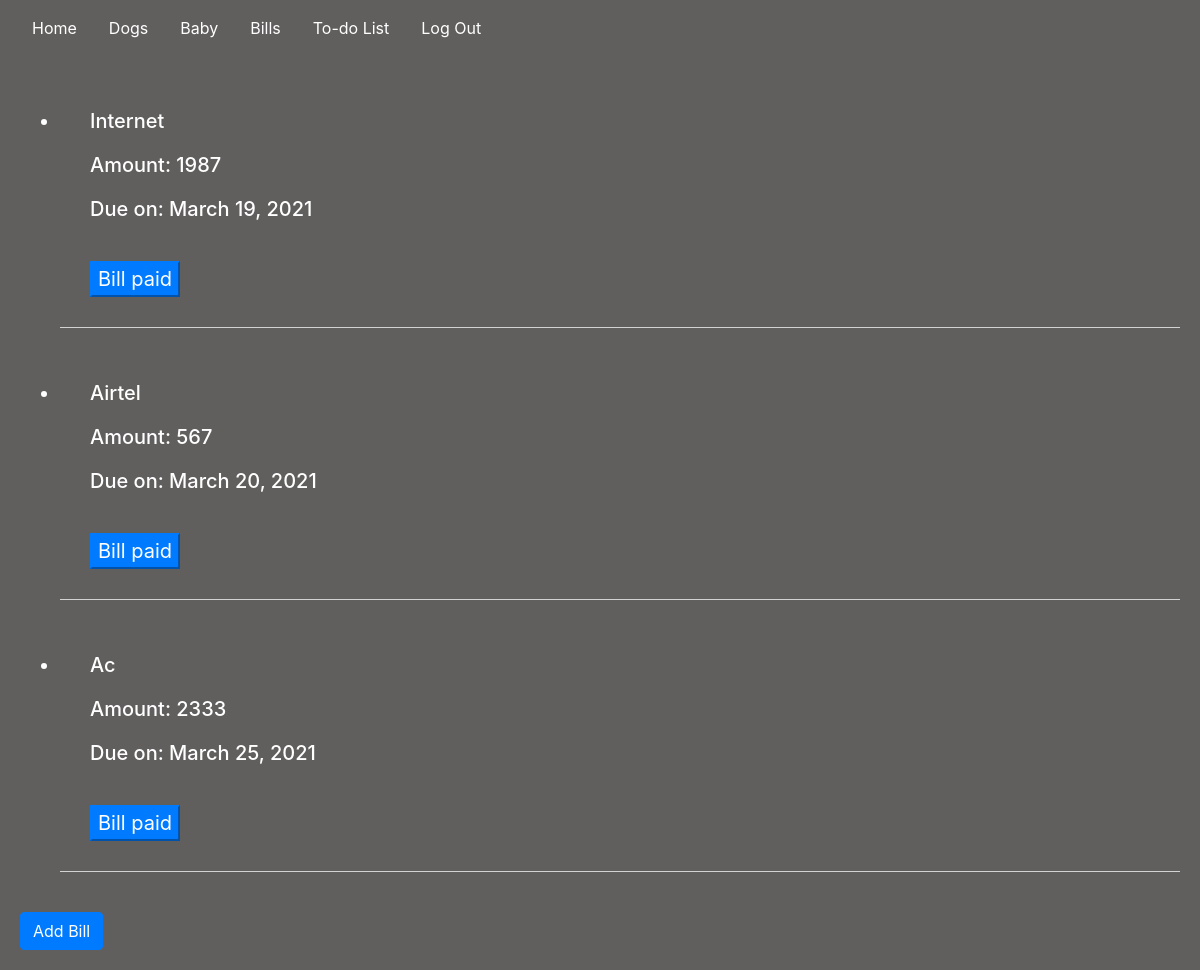
The page /bills (signed in) on the database as committed earlier.
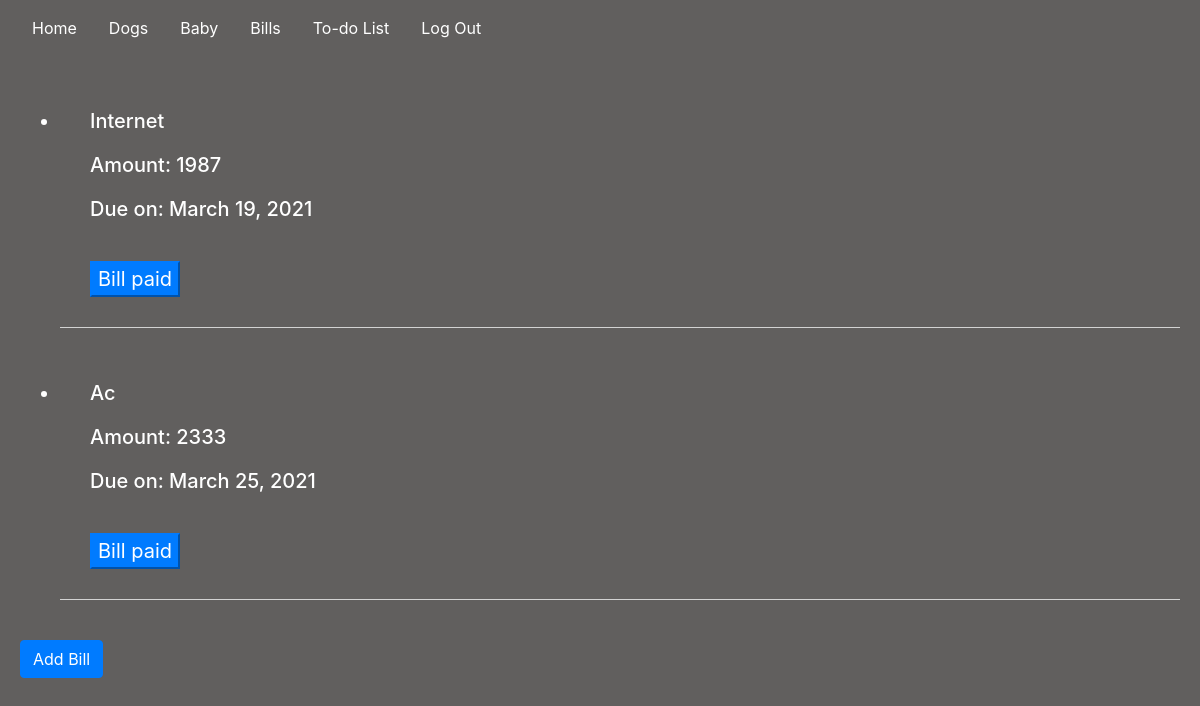
The same page on the database as committed later.
### housemanager/models.py (models this page shows, shortened)
class Bills(models.Model):
    bill_name = models.CharField(max_length=200)
    bill_amount = models.IntegerField(default=0)
    bill_due = models.DateField(auto_now=False, auto_now_add=False)

### housemanager/views.py (the view)
# urls.py: path("bills", views.bills, name="bills"),
@csrf_exempt
@login_required(login_url="/login")
def bills(request):
    bills = Bills.objects.all()
    return render(request, "housemanager/bills.html", {
        "bills": bills,
    })

### housemanager/templates/housemanager/bills.html (shortened to what this page needs)
{% extends "housemanager/layout.html" %}
{% load static %}
{% block body %}
<ul id="bills">
    {% for bills in bills %}
    <li class="listitem" data-id={{bills.id}}>
        <h5>{{bills.bill_name | title}}</h5>
        <h5>Amount: {{bills.bill_amount}}</h5>
        <h5>Due on: {{bills.bill_due}}</h5>
        <button data-id={{bills.id}} class="btn-primary" id="bill-paid">Bill paid</button>
    </li>
    {% endfor %}
</ul>
<button class="btn btn-primary" id="bill-button">Add Bill</button>
{% endblock %}

Rows that differ between the two databases and show on the page:
removed Bills: bill_name "Airtel", bill_amount "567", bill_due "March 20, 2021"
